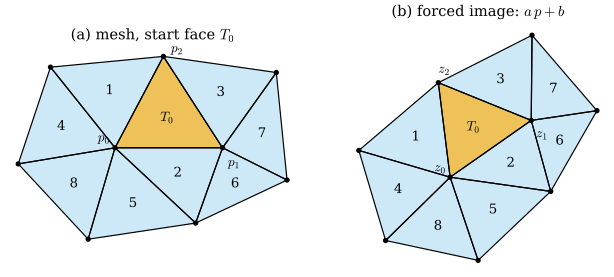

Source code (Python):
"""Figure 43.1.2: one triangle determines an angle-preserving piecewise linear map (Proposition 43.1.4).

A planar mesh with 9 vertices and 9 faces (coordinates below). Panel (a): the mesh, the start face T_0 = (0, 1, 2)
(orange) and the order in which a breadth-first search over shared edges reaches the other faces. Panel (b): the image
of T_0 is prescribed (z_0, z_1, z_2 = a p + b with a = 0.75 e^{i 35 deg}, b = 3.2 + 0.4 i); every other face is then
forced: its two vertices on the shared edge are already placed and the orientation-preserving similarity of the face is
fixed by them, so the third vertex is z_k = z_i + (p_k - p_i) / (p_j - p_i) * (z_j - z_i). Self-check: the vertex
reached last agrees with a p + b to 1e-12 for every vertex, i.e. the whole map is the similarity of T_0.

Run from the project root:
``PYTHONPATH=tools python3 chapters/43-conformal-geometry/figures/fig-43-1-2-rigidity.py``
"""

from collections import deque

import dgfig  # noqa: E402

dgfig.setup()

import matplotlib.pyplot as plt  # noqa: E402
import numpy as np  # noqa: E402

col = dgfig.COLORS
P = np.array([0 + 0j, 1, 0.45 + 0.85j, -0.6 + 0.75j, -0.9 - 0.15j, -0.25 - 0.85j, 0.75 - 0.7j, 1.5 + 0.7j, 1.6 - 0.3j])
F = [(0, 1, 2), (0, 2, 3), (0, 3, 4), (0, 4, 5), (0, 5, 6), (0, 6, 1), (1, 7, 2), (1, 8, 7), (1, 6, 8)]
for tri in F:
    a, b, c = P[list(tri)]
    assert ((np.conj(b - a) * (c - a)).imag) > 0          # counterclockwise faces
A_SIM = 0.75 * np.exp(1j * np.radians(35))
B_SIM = 3.2 + 0.4j

z = {i: A_SIM * P[i] + B_SIM for i in F[0]}
order = {0: 0}
queue = deque([0])
while queue:
    f = queue.popleft()
    for g, tri in enumerate(F):
        if g in order:
            continue
        shared = set(tri) & set(F[f])
        if len(shared) == 2:
            # oriented shared edge (i, j) as traversed by g, third vertex k
            for s in range(3):
                i, j, k = tri[s], tri[(s + 1) % 3], tri[(s + 2) % 3]
                if {i, j} == shared:
                    break
            zk = z[i] + (P[k] - P[i]) / (P[j] - P[i]) * (z[j] - z[i])
            if k in z:
                assert abs(z[k] - zk) < 1e-12
            z[k] = zk
            order[g] = len(order)
            queue.append(g)
assert len(order) == len(F) and len(z) == len(P)
err = max(abs(z[i] - (A_SIM * P[i] + B_SIM)) for i in z)
assert err < 1e-12
print("BFS order", order, "max deviation from a p + b: %.1e" % err)

fig, axes = plt.subplots(1, 2, figsize=(6.6, 3.0))
for ax, pts, title in ((axes[0], P, r"(a) mesh, start face $T_0$"), (axes[1], np.array([z[i] for i in range(len(P))]),
                                                               r"(b) forced image: $a\,p + b$")):
    for g, tri in enumerate(F):
        w = pts[list(tri)]
        ax.fill(w.real, w.imag, color=col["accent"] if g == 0 else col["region"], alpha=0.65 if g == 0 else 0.3, lw=0)
        ax.plot(np.r_[w, w[0]].real, np.r_[w, w[0]].imag, color=col["main"], lw=0.9)
        c = w.mean()
        ax.text(c.real, c.imag, r"$T_0$" if g == 0 else str(order[g]), ha="center", va="center", fontsize=10)
    ax.plot(pts.real, pts.imag, "o", color=col["main"], ms=3)
    ax.set_aspect("equal")
    ax.set_axis_off()
    ax.set_title(title, fontsize=11)
for i in (0, 1, 2):
    off = {0: (-0.16, 0.06), 1: (0.05, -0.17), 2: (0.0, 0.1)}[i]
    off_a = (0.07, 0.04) if i == 2 else off                  # keep p_2 clear of the panel title
    axes[0].text(P[i].real + off_a[0], P[i].imag + off_a[1], r"$p_%d$" % i, fontsize=10)
    q = z[i]
    axes[1].text(q.real + 0.75 * off[0], q.imag + 0.75 * off[1], r"$z_%d$" % i, fontsize=10)
fig.subplots_adjust(left=0.01, right=0.99, top=0.88, bottom=0.02, wspace=0.1)
dgfig.save(fig, __file__)
